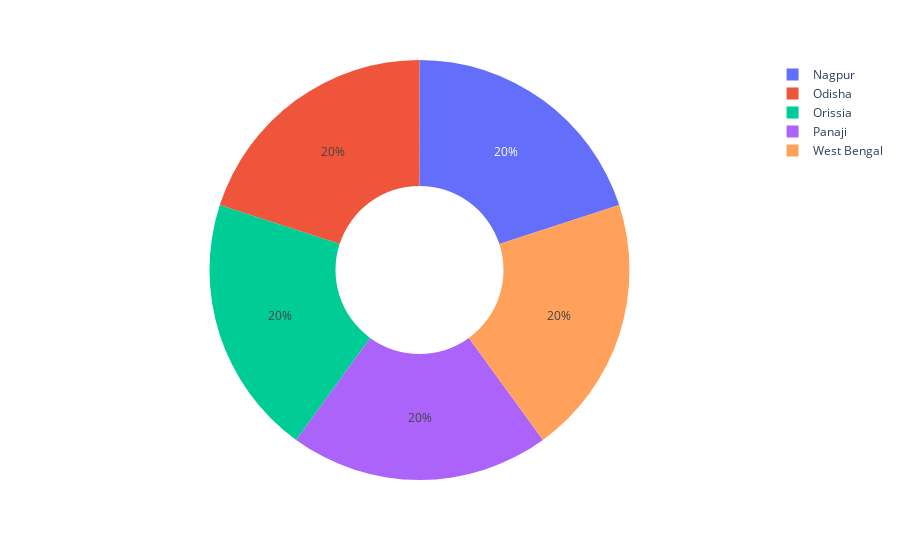

Source (notebook cell):
### Code cell
# Create the donut chart
fig = px.pie(Location_counts, values='Amount', names='Location', hole=.4)

fig.show()

### Figure 1 — Plotly figure (JSON) as saved in the notebook; plotly's stock layout.template omitted (floating-point values rounded to 4 significant figures)
{"data": [{"domain": {"x": [0, 1], "y": [0, 1]}, "hole": 0.4, "hovertemplate": "Location=%{label}<br>Amount=%{value}<extra></extra>", "labels": ["Nagpur", "Odisha", "Orissia", "Panaji", "West Bengal"], "legendgroup": "", "name": "", "showlegend": true, "type": "pie", "values": [1, 1, 1, 1, 1]}], "layout": {"legend": {"tracegroupgap": 0}, "margin": {"t": 60}}}
